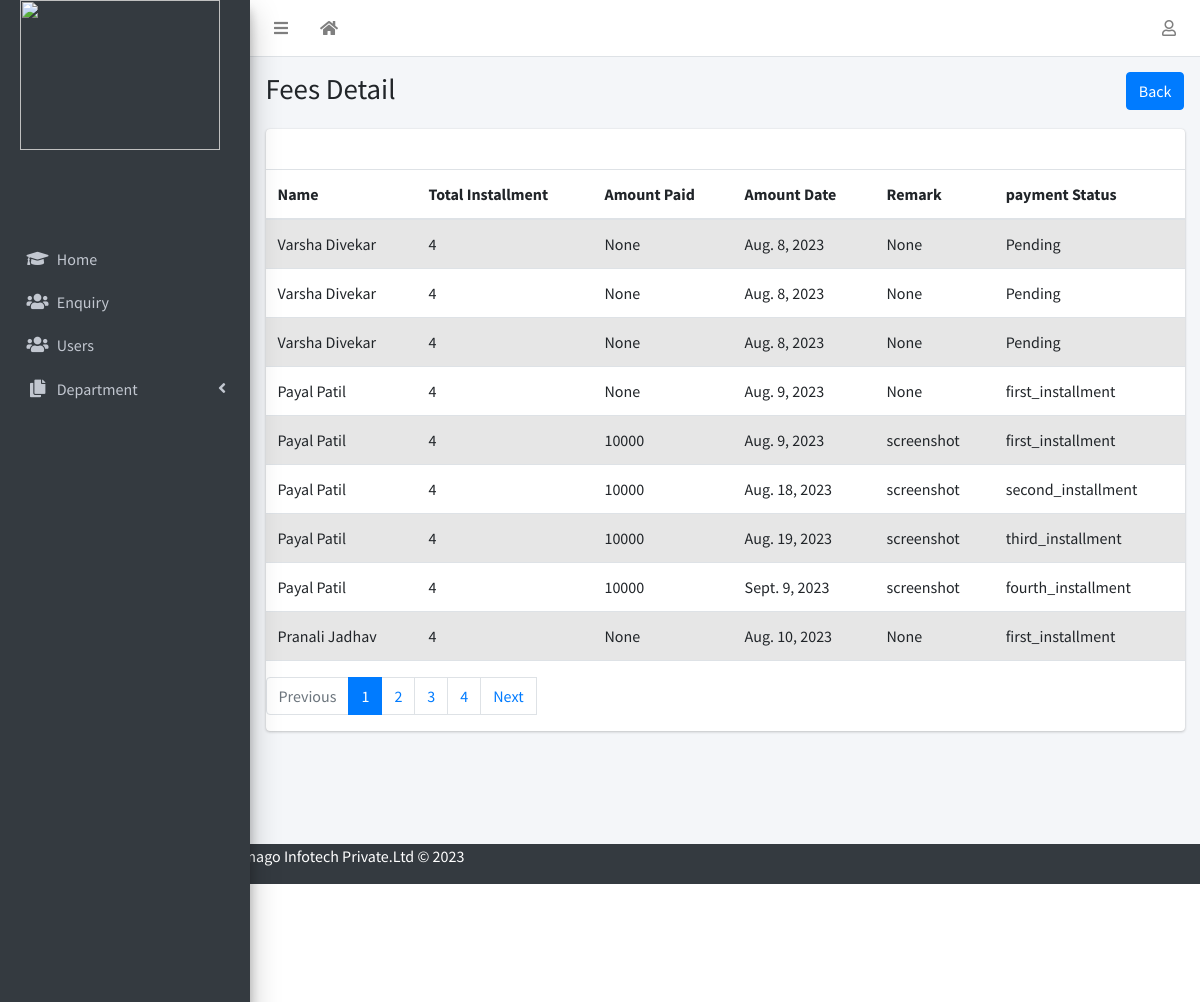
The page /acnt_list/ on the database its author committed.
### emanage/models.py (models this page shows)
class Account(models.Model):
    user = models.OneToOneField(User, on_delete=models.CASCADE, related_name='account',null=True)
    enquiry=models.ForeignKey(Enquiry,on_delete=models.CASCADE,null=True,blank=True)
    total_installment=models.IntegerField()
    pay_date=models.DateTimeField(default=datetime.date.today)
    first_installment=models.FloatField(blank=True,null=True)
    payment_mode=models.CharField(max_length=50,null=True,blank=True)
    receipt=models.ImageField(upload_to='media/')
    second_installment=models.FloatField(blank=True,null=True)
    second_date=models.DateField(blank=True,null=True)
    third_installment=models.FloatField(blank=True,null=True)
    third_date=models.DateField(blank=True,null=True)
    four_installment=models.FloatField(blank=True,null=True)
    four_date=models.DateField(blank=True,null=True)
    STATUS=(
        ('Pending','Pending'),
        ('first_installment','first_installment'),
        ('second_installment','second_installment'),
        ('third_installment','third_installment'),
        ('fourth_installment','fourth_installment'),
        ('installment_completed','installment_completed')
    )
    payment_status= models.TextField(max_length=100, choices=STATUS, default="Pending",null=True)
    account_remark=models.CharField(max_length=500,null=True)
    amount=models.IntegerField(blank=True,null=True,default=0)
    amount_date=models.DateField(default=datetime.date.today)
    amount_remaining = models.PositiveIntegerField(blank=True,null=True)
    total_amount=models.FloatField(blank=True,null=True)

class Enquiry(models.Model):
    user = models.OneToOneField(User, on_delete=models.CASCADE,related_name='enquiry',null=True)
    Full_Name=models.CharField(max_length=250,default="")
    gender=models.CharField(max_length=10)
    Email_Address=models.EmailField()
    Contact_Number=models.IntegerField()
    Permanent_Address=models.TextField(blank=True,null=True,default='')
    Date_of_Birth=models.DateField(auto_now_add=False,null=True,blank=True)
    massage=models.TextField(blank=True,null=True)
    Whatsapp_Number=models.IntegerField(blank=True,null=True)
    Alternate_Number=models.IntegerField(blank=True,null=True)
    How_did_you_hear_about_us=models.CharField(null=True,max_length=50)
    qualification=models.CharField(max_length=50,null=True,blank=True)
    Technical_Skills=models.CharField(max_length=150,null=True,blank=True)
    Certification_Done=models.CharField(max_length=200,null=True,blank=True)
    Area_of_Intrest=models.CharField(max_length=200,null=True,blank=True)
    reference=models.CharField(max_length=100,null=True,blank=True)
    remark=models.CharField(max_length=100,null=True,blank=True)
    Training_Mode=models.CharField(max_length=50,blank=True,null=True)
    Office_Location_Preference=models.CharField(max_length=50,null=True,blank=True)
    STATUS = (
        ('Finalized', 'Finalized'),
        ('Pending', 'Pending'),
        ('Informed_On_whatsapp','Informed_On_whatsapp')
    )
    enquiry_Status = models.TextField(max_length=100, choices=STATUS, default="Pending",null=True)
    Cource_name=models.ForeignKey(Cource,on_delete=models.CASCADE,null=True,blank=True)

### emanage/views.py (the view)
# urls.py: path('acnt_list/',views.acnt_list,name='acnt_list'),
def acnt_list(request):
    items_per_page = 9  # Number of items to display per page
    acc=Account.objects.all()
    paginator = Paginator(acc, items_per_page)  # Create a Paginator object
    page_number = request.GET.get('page')  # Get the current page number from the request parameters
    page_obj = paginator.get_page(page_number)
    return render(request,'admin/account_list.html',context={'acc':page_obj,'page_obj':page_obj})

### template/admin/account_list.html
{% extends 'admin/base.html' %}
{% block title %}Fees Detail{% endblock title %}
{% block breadcrumb %}
<a class="btn btn-primary" href="{% url 'emanage:admin_page' %}"> Back</a>
{% endblock breadcrumb %}
{% block content %}
<div class="table-responsive">
    <table class="table table-striped" id="enqtable">
        <thead>
            <tr>
                <th>Name</th>
                <th>Total Installment</th>
                <th>Amount Paid</th>
                <th>Amount Date</th>
                <th>Remark</th>
                <th>payment Status</th>
            </tr>
        </thead>
        <tbody>
            {% for i in acc %}
            <tr>
                <td>{{i.enquiry.Full_Name}}</td>
                <td>{{i.total_installment}}</td>
                <td>{{i.amount}}</td>
                <td>{{i.amount_date}}</td>
                <td>{{i.account_remark}}</td>
                <td>{{i.payment_status}}</td>
            {% endfor %}
            </tr>
        </tbody>
    </table>
</div>
<nav aria-label="Page navigation example">
    <ul class="pagination">
      {% if page_obj.has_previous %}
        <li class="page-item"><a class="page-link" href="?page={{ page_obj.previous_page_number }}">Previous</a></li>
      {% else %}
         <li class="page-item disabled"><span class="page-link">Previous</span></li>
      {% endif %}
      {% for i in page_obj.paginator.page_range %}
         {% if page_obj.number == i %}
        <li class="page-item active"><span class="page-link">{{ i }}</span></li>
         {% else %}
          <li class="page-item"><a class="page-link" href="?page={{ i }}">{{ i }}</a></li>
        {% endif %}
      {% endfor %}
      {% if page_obj.has_next %}
         <li class="page-item"><a class="page-link" href="?page={{ page_obj.next_page_number }}">Next</a></li>
      {% else %}
         <li class="page-item disabled"><span class="page-link">Next</span></li>
      {% endif %}
{% endblock %}

### rows shown on the page
Account: enquiry.Full_Name "Varsha Divekar", total_installment "4", amount "None", amount_date "Aug. 8, 2023", account_remark "None", payment_status "Pending"
Account: enquiry.Full_Name "Varsha Divekar", total_installment "4", amount "None", amount_date "Aug. 8, 2023", account_remark "None", payment_status "Pending"
Account: enquiry.Full_Name "Varsha Divekar", total_installment "4", amount "None", amount_date "Aug. 8, 2023", account_remark "None", payment_status "Pending"
Account: enquiry.Full_Name "Payal Patil", total_installment "4", amount "None", amount_date "Aug. 9, 2023", account_remark "None", payment_status "first_installment"
Account: enquiry.Full_Name "Payal Patil", total_installment "4", amount "10000", amount_date "Aug. 9, 2023", account_remark "screenshot", payment_status "first_installment"
Account: enquiry.Full_Name "Payal Patil", total_installment "4", amount "10000", amount_date "Aug. 18, 2023", account_remark "screenshot", payment_status "second_installment"
Account: enquiry.Full_Name "Payal Patil", total_installment "4", amount "10000", amount_date "Aug. 19, 2023", account_remark "screenshot", payment_status "third_installment"
Account: enquiry.Full_Name "Payal Patil", total_installment "4", amount "10000", amount_date "Sept. 9, 2023", account_remark "screenshot", payment_status "fourth_installment"
Account: enquiry.Full_Name "Pranali Jadhav", total_installment "4", amount "None", amount_date "Aug. 10, 2023", account_remark "None", payment_status "first_installment"

### other values the page prints
{{ i }} "1"
{{ i }} "2" "3" "4"
